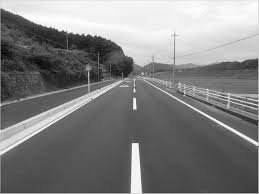
#> input picture 새 폴더/image/hough1.jpg, 259 x 194 px, found by its file name
$ python hough_line1.py
#> lines starting #> are read from the running program, lines starting #| are printed output that depends on the picture; after the words box and inside, x2 and y2 are one past the last pixel; in counts of white or black regions, pixels touching at a corner belong together
# Hough Transformation Line

import numpy as np
import cv2

def hough(thr):
#> called with thr = 120
    img = cv2.imread('openCV/startOpenCV/image/hough1.jpg')
#> img is the input picture: shape (194, 259, 3); min 2, max 255, mean 128.4
    imgray = cv2.cvtColor(img, cv2.COLOR_BGR2GRAY)

    edges = cv2.Canny(imgray, 50, 150, apertureSize=3)
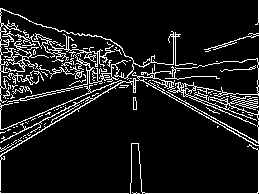
#> edges: shape (194, 259); 10.6% white in thin lines or dots

    lines = cv2.HoughLines(edges, 1, np.pi/180, thr)
#> lines = [[193, 1.57], [-2, 2.09], [0, 0], [133, 1.03], [25, 1.92], [29, 1.88], [21, 1.94], [4, 2.06], [2, 2.08], [120, 1.17]]

    for line in lines:
        r, theta = line[0]
        a = np.cos(theta)
        b = np.sin(theta)

        x0 = a*r
        y0 = b*r
        x1 = int(x0 + 1000 * (-b))
        y1 = int(y0 + 1000 * a)
        x2 = int(x0 - 1000 * (-b))
        y2 = int(y0 - 1000 * a)

        cv2.line(img, (x1, y1), (x2, y2), (0, 255, 0), 1)
#> this loop made 10 passes
#> (r, theta, a, b, x0, y0, x1, y1) on passes 1 to 10: (193, 1.57, -4.37e-08, 1, -8.44e-06, 193, -1000, 192), (-2, 2.09, -0.5, 0.866, 1, -1.73, -865, -501), (0, 0, 1, 0, 0, 0, 0, 1000), (133, 1.03, 0.515, 0.857, 68.5, 114, -788, 629), (25, 1.92, -0.342, 0.94, -8.55, 23.49, -948, -318), (29, 1.88, -0.309, 0.951, -8.96, 27.58, -960, -281), (21, 1.94, -0.358, 0.934, -7.53, 19.61, -941, -338), (4, 2.06, -0.469, 0.883, -1.88, 3.53, -884, -465), (2, 2.08, -0.485, 0.875, -0.97, 1.75, -875, -483), (120, 1.17, 0.391, 0.921, 46.89, 110.5, -873, 501)
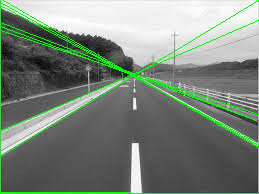
#> img: shape (194, 259, 3); 4.55% of pixels changed, all inside (x1, y1, x2, y2) = (0, 0, 259, 194)

    cv2.imshow('ras', img)
    cv2.waitKey(0)
    cv2.destroyAllWindows()

hough(120)

$ run again, with 새 폴더/image/Bf.jpg copied over 새 폴더/image/hough1.jpg
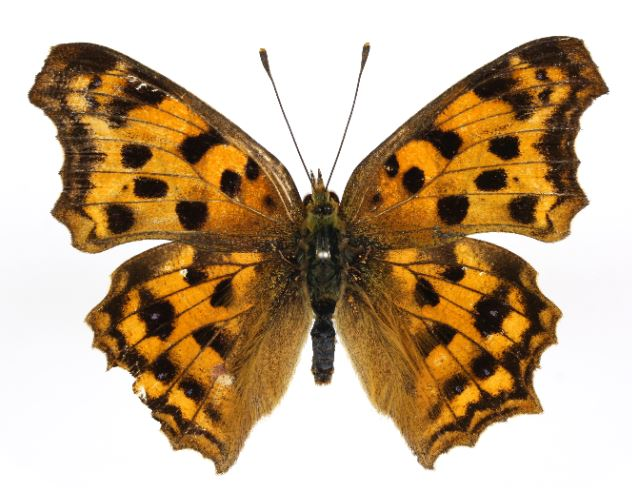
#> input picture 새 폴더/image/Bf.jpg, 632 x 488 px, found by its file name
#> in hough, img is the input picture: shape (488, 632, 3); mean B, G, R 141.7, 170.4, 193.4
#> in hough, `edges = cv2.Canny(imgray, 50, 150, apertureSize=3)`:
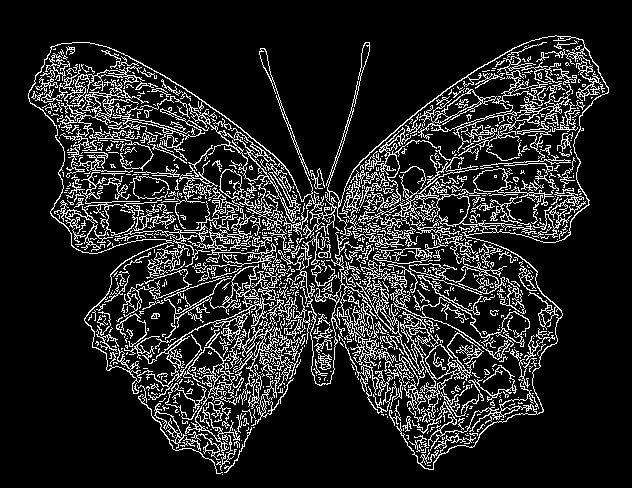
#> edges: shape (488, 632); 14.5% white in thin lines or dots, all inside (x1, y1, x2, y2) = (28, 35, 609, 475)
#> the loop in hough, `for line in lines:` made 4580 passes
#> (r, theta, a, b, x0, y0, x1, y1) on passes 1 to 3: (433, 0.785, 0.707, 0.707, 306.2, 306.2, -400, 1013), (-16, 2.36, -0.707, 0.707, 11.31, -11.31, -695, -718), (-8, 2.36, -0.707, 0.707, 5.66, -5.66, -701, -712)
#> after the loop in hough, `for line in lines:`:
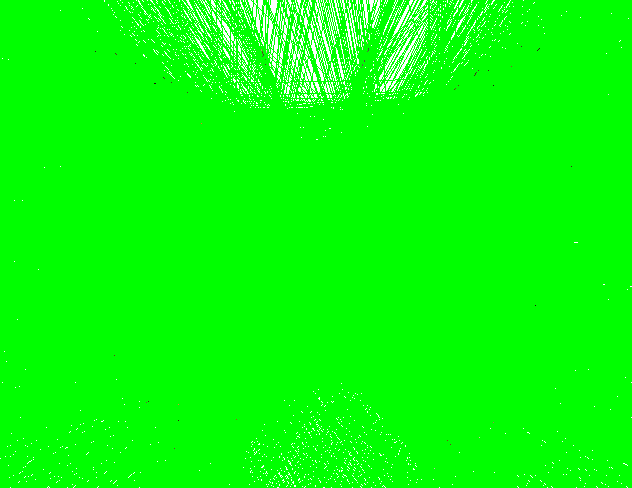
#> img: shape (488, 632, 3); mean B, G, R 7.9, 255, 7.9
